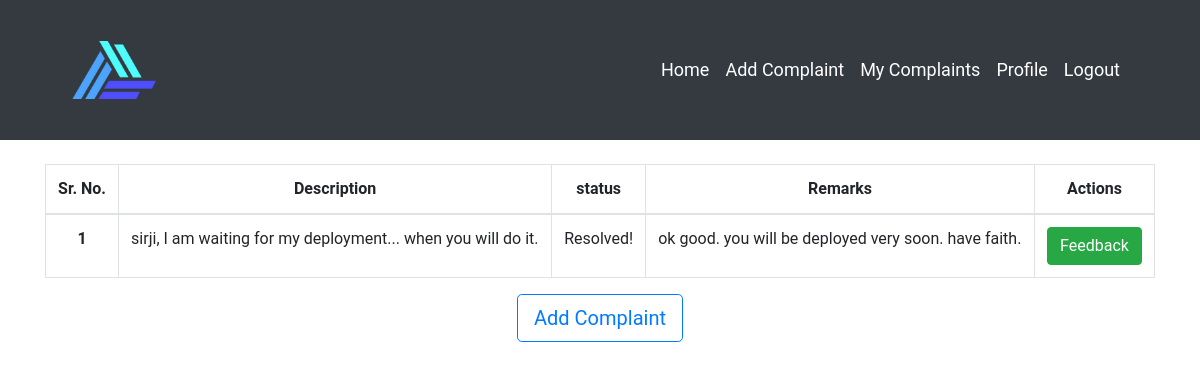
The page /complaints/my_complaint (signed in) on the database its author committed.
### complaints/models.py (models this page shows)
class Complaint(models.Model):
    title = models.CharField(max_length=200)
    name = models.CharField(max_length=255, blank=True)
    user_type = (
        ('M', 'Mentor'),
        ('T', 'Trainee'),
    )
    user_role = models.CharField(
        max_length=1,
        choices=user_type,
        default='T',
    )
    date = models.DateTimeField(auto_now=True)
    complaint_type = (
        ('M', 'Management'),
        ('E', 'Education'),
        ('D', 'Deployment'),
        ('S', 'Salary'),
        ('G', 'General'),
    )
    complaint_for = models.CharField(
        max_length=1,
        choices=complaint_type,
        default='G',
    )
    complaint_type_to = (
        ('A', 'Admin'),
        ('M', 'Mentor'),
    )
    complaint_to = models.CharField(
        max_length=1,
        choices=complaint_type_to,
        default='M',
    )
    cohort_choice = (
        ('P', 'Python'),
        ('J', 'Java'),
        ('R', 'React'),
        ('A', 'Android'),
        ('L', 'Linux'),
        ('C', 'Cybersecurity'),
        ('U', 'Unknown'),
    )
    cohort = models.CharField(
        max_length=1,
        choices=cohort_choice,
        default='U',
    )
    complaint_level = (
        ('I', 'Individual'),
        ('G', 'General'),
    )
    level = models.CharField(
        max_length=1,
        choices=complaint_level,
        default='I',
    )
    description = models.TextField(blank=False, max_length=500)
    complaint_category = (
        ('A', 'Anonymous'),
        ('I', 'Identifiable'),
    )
    category = models.CharField(
        max_length=1,
        choices=complaint_category,
        default='I',
    )
    complaint_status = (
        ('P', 'Pending'),
        ('N', 'Need Clarification'),
        ('R', 'Resolved'),
    )
    status = models.CharField(
        max_length=1,
        choices=complaint_status,
        default='P',
    )
    resoultion = models.TextField(blank=True, max_length=500)
    user = models.ForeignKey(User, on_delete=models.CASCADE)

### complaints/views.py (the view)
# urls.py: path('my_complaint', views.my_complaints, name="my_complaints"),
@login_required(login_url='login')
def my_complaints(request):
    complaints = Complaint.objects.all().filter(user=request.user).order_by('-id')
    if len(complaints) == 0:
        messages.info(
            request, 'You does not have any complaint yet! Please Provide if you are facing any one')
        return redirect('complaints:add_complaint')
    context = {
        'complaints': complaints
    }
    return render(request, 'complaints/mycomplaints.html', context)

### complaints/templates/complaints/mycomplaints.html
{% extends 'users/base.html' %}
{% block content %}
<br>
<div class="container">
  <table class="table table-bordered">
    <thead>
      <tr class="text-center">
        <th scope="col">Sr. No.</th>
        <th scope="col">Description</th>
        <th scope="col">status</th>
        <th scope="col">Remarks</th>
        <th scope="col">Actions</th>
      </tr>
    </thead>
    <tbody>
      {% for complaint in complaints %}
      <tr>
        <th scope="row" class="text-center">{{forloop.counter}}</th>
        <td>{{complaint.description}}</td>
        <td class="text-center">{% if complaint.status == 'P' %}
          Pending
          {% elif complaint.status == 'N' %}
          Needs More Clarification
          {% else %}
          Resolved!
          {% endif %}
        </td>
        {% if complaint.status == 'R' or complaint.status == 'N' %}
        <td>
          {{complaint.resoultion}}
        </td>
        {% else %}
        <td> Under process </td>
        {% endif %}
        {% if complaint.status == 'P'%}
        <td class="text-center">
          <a href="{% url 'complaints:delete_complaint' complaint.id %}" type="btn" class="btn btn-danger">Delete</a>
        </td>
        {% elif complaint.status == 'N'%}
        <td class="text-center">
          <a href="{% url 'complaints:update_complaint' complaint.id %}" type="btn" class="btn btn-primary">Update</a>
        </td>
        {% else %}
        <td class="text-center">
          <a href="{% url 'complaints:add_feedback' complaint.id %}" type="btn" class="btn btn-success">Feedback</a>
        </td>
        {% endif %}
      </tr>
      {% endfor %}
    </tbody>
  </table>
  <div class="container text-center">
    <a href="{% url 'complaints:add_complaint' %}" class="btn btn-outline-primary btn-lg" type="button"> Add
      Complaint</a>
  </div>
</div>
{% endblock %}

### static/style/main.css (style rules this page uses)
body { font-family: 'Roboto', sans-serif; }

### rows shown on the page
Complaint: description "sirji, I am waiting for my deployment... when you will do it.", status "Resolved!", resoultion "ok good. you will be deployed very soon. have faith."
